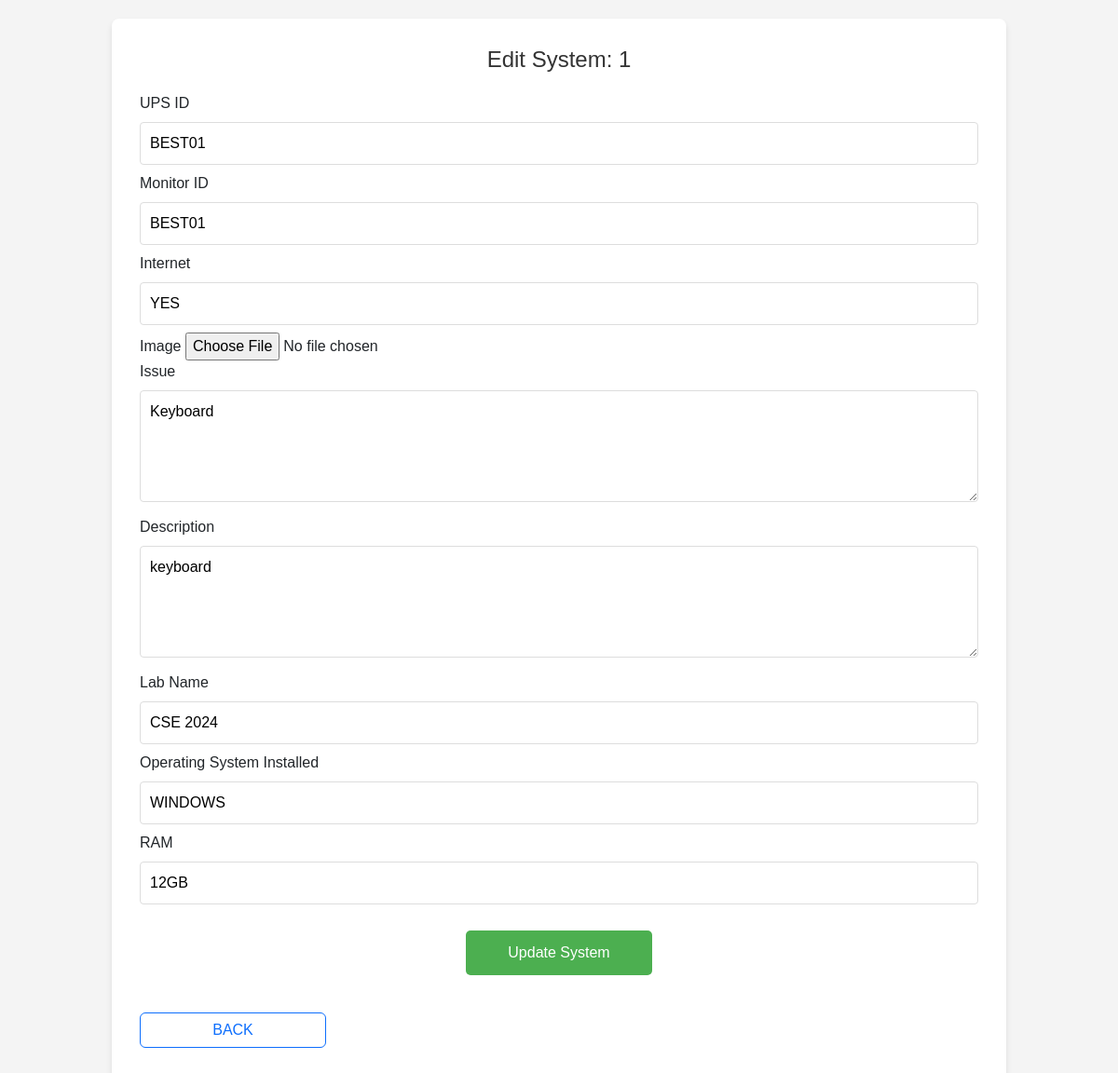
Screenshot of /admin/edit_system.php?id=1 (signed in) with the database file from the repository.
### tables this page shows
CREATE TABLE `systems` (
  `id` int(11) NOT NULL,
  `ups_id` varchar(50) NOT NULL,
  `monitor_id` varchar(50) NOT NULL,
  `internet` varchar(50) NOT NULL,
  `image` varchar(255) NOT NULL,
  `issue` text DEFAULT NULL,
  `description` text DEFAULT NULL,
  `lab_name` varchar(100) NOT NULL,
  `os_installed` varchar(100) NOT NULL,
  `ram` varchar(50) NOT NULL,
  `last_updated` timestamp NOT NULL DEFAULT current_timestamp()
);

### admin/edit_system.php (the view, shortened to what this page needs)
<?php
include '../includes/db.php';
if (isset($_GET['id'])) {
    $system_id = intval($_GET['id']);
    $query = "SELECT * FROM systems WHERE id = $system_id";
    $result = mysqli_query($conn, $query);
    if ($result && mysqli_num_rows($result) > 0) {
        $system = mysqli_fetch_assoc($result);
    } else {
        echo "<p>System not found.</p>";
        exit();
    }
} else {
    echo "<p>Invalid system ID.</p>";
    exit();
}
?>
<!DOCTYPE html>
<html lang="en">
<head>
    <link rel="stylesheet" href="admin_panel.css">
    <link rel="stylesheet" href="bootstrap.min.css">
    <link href='https://unpkg.com/boxicons@2.1.4/css/boxicons.min.css' rel='stylesheet'>
</head>
<body>
    <main>
        <h1>Edit System: <?php echo htmlspecialchars($system['id']); ?></h1>
        <form method="POST" enctype="multipart/form-data">
    <label for="ups_id">UPS ID</label>
    <input type="text" name="ups_id" value="<?php echo htmlspecialchars($system['ups_id']); ?>" required><br>
    <label for="monitor_id">Monitor ID</label>
    <input type="text" name="monitor_id" value="<?php echo htmlspecialchars($system['monitor_id']); ?>" required><br>
    <label for="internet">Internet</label>
    <input type="text" name="internet" value="<?php echo htmlspecialchars($system['internet']); ?>" required><br>
    <label for="image">Image</label>
    <input type="file" name="image"><br>
    <label for="issue">Issue</label>
    <textarea name="issue"><?php echo htmlspecialchars($system['issue']); ?></textarea><br>
    <label for="description">Description</label>
    <textarea name="description"><?php echo htmlspecialchars($system['description']); ?></textarea><br>
    <label for="lab_name">Lab Name</label>
    <input type="text" name="lab_name" value="<?php echo htmlspecialchars($system['lab_name']); ?>" required><br>
    <label for="os_installed">Operating System Installed</label>
    <input type="text" name="os_installed" value="<?php echo htmlspecialchars($system['os_installed']); ?>" required><br>
    <label for="ram">RAM</label>
    <input type="text" name="ram" value="<?php echo htmlspecialchars($system['ram']); ?>" required><br>
    <button type="submit">Update System</button>
</form>
        <div class="back">
            <button class="btn btn-outline-primary" onclick="window.location.href='manage_systems.php'">BACK</button>
        </div>
    </main>
</body>
</html>

### admin/admin_panel.css (style rules this page uses)
* { margin: 0; padding: 0; box-sizing: border-box; }
body { background: #0b001b; color: white; }

### admin/edit_system.php (style rules this page uses)
body { font-family: Arial, sans-serif; background-color: #f4f4f4; margin: 0; padding: 0; }
main { width: 80%; margin: 20px auto; background-color: #fff; padding: 30px; border-radius: 8px; box-shadow: 0 4px 6px rgba(0, 0, 0, 0.1); }
h1 { font-size: 24px; color: #333; text-align: center; margin-bottom: 20px; }
input[type="text"], textarea { width: 100%; padding: 10px; margin: 8px 0; border: 1px solid #ddd; border-radius: 4px; box-sizing: border-box; }
textarea { height: 120px; resize: vertical; }
button { background-color: #4CAF50; color: white; padding: 12px 20px; border: none; border-radius: 5px; cursor: pointer; font-size: 16px; transition: background-color 0.3s ease; display: block; width: 200px; margin: 20px auto; }

### rows the page displays
systems: id "1", ups_id "BEST01", monitor_id "BEST01", internet "YES", issue "Keyboard", description "keyboard", lab_name "CSE 2024", os_installed "WINDOWS", ram "12GB"
